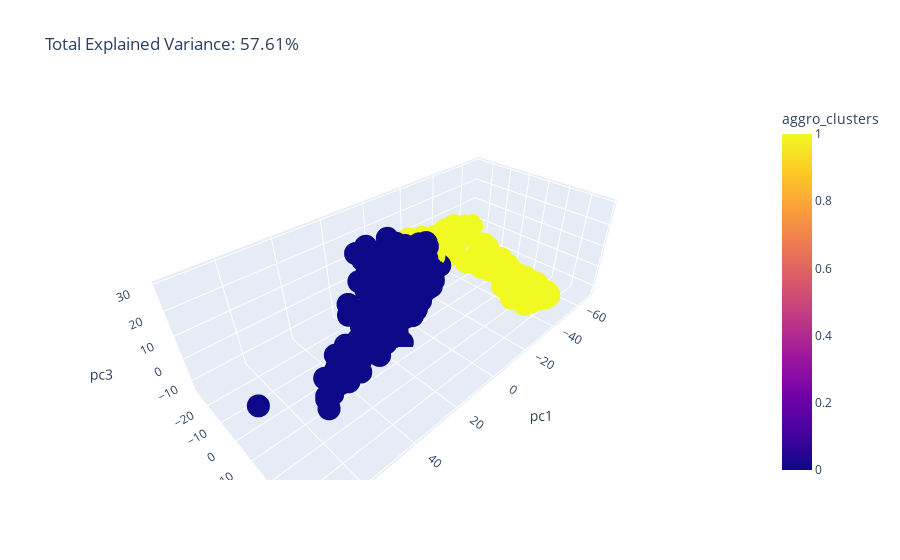

Notebook cell for this chart:
### Code cell
import plotly.express as px
from sklearn.decomposition import PCA

total_var = pca.explained_variance_ratio_.sum() * 100

fig = px.scatter_3d(
    principalDf, x=principalDf['pc1'], y=principalDf['pc2'], z= principalDf['pc3'], color=principalDf['aggro_clusters'],
    title=f'Total Explained Variance: {total_var:.2f}%',
    labels={'0': 'PC 1', '1': 'PC 2', '2': 'PC 3'}
)
fig.show()

### Figure 1 — Plotly figure (JSON) as saved in the notebook; plotly's stock layout.template omitted (floating-point values rounded to 4 significant figures; data arrays with more than 128 entries replaced by an {"elided": "..."} marker saying what was removed)
{"data": [{"hovertemplate": "pc1=%{x}<br>pc2=%{y}<br>pc3=%{z}<br>aggro_clusters=%{marker.color}<extra></extra>", "legendgroup": "", "marker": {"color": {"elided": "1171 int values"}, "coloraxis": "coloraxis", "symbol": "circle"}, "mode": "markers", "name": "", "scene": "scene", "showlegend": false, "type": "scatter3d", "x": {"elided": "1171 float values"}, "y": {"elided": "1171 float values"}, "z": {"elided": "1171 float values"}}], "layout": {"coloraxis": {"colorbar": {"title": {"text": "aggro_clusters"}}, "colorscale": [[0, "#0d0887"], [0.1111, "#46039f"], [0.2222, "#7201a8"], [0.3333, "#9c179e"], [0.4444, "#bd3786"], [0.5556, "#d8576b"], [0.6667, "#ed7953"], [0.7778, "#fb9f3a"], [0.8889, "#fdca26"], [1, "#f0f921"]]}, "legend": {"tracegroupgap": 0}, "scene": {"domain": {"x": [0, 1], "y": [0, 1]}, "xaxis": {"title": {"text": "pc1"}}, "yaxis": {"title": {"text": "pc2"}}, "zaxis": {"title": {"text": "pc3"}}}, "title": {"text": "Total Explained Variance: 57.61%"}}}
